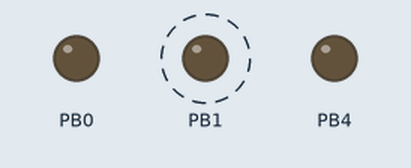
The sketch below on a simulated ATtiny85, built with avr-gcc and run on an emulated ATtiny85. On the bench: output pins drawn as LEDs (lit = HIGH). Dashed ring = blinking.

Above: at 0.15 s.
Timing chart, 0 to 3.5 s (numbered marks = the images above):
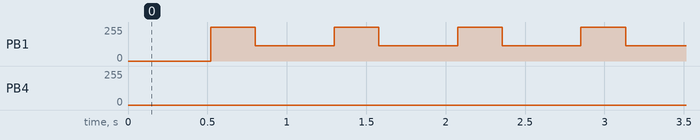

Measured:
- by itself, PB1: alternates 255/255 for 0.28 s and 115/255 for 0.50 s

The sketch:

_30_arduSerie_ATTiny85_three_PWM_output.ino
```cpp
// (licence header left out)
   /*
     ATtiny85 outputs
  */
const int Red = 0;
const int Green = 1;
const int Blue = 2;

volatile uint8_t* Port[] = {&OCR0A, &OCR0B, &OCR1B};

void setup() {

  /*
    DDRB — Port B Data Direction Register
    Port B Data Direction Register (controls the mode of all pins within port B)
    DDRB is 8 bits: [unused:unused:DDB5:DDB4:DDB3:DDB2:DDB1:DDB0]
    1<<DDB4: sets bit DDB4 (data-direction, port B, 4th pin), which puts pin 3 on ATtiny85 in output mode;
    1<<DDB1: sets bit DDB1 (data-direction, port B, 1th pin), which puts pin 6 on ATtiny85 in output mode;
    1<<DDB0: sets bit DDB0 (data-direction, port B, 0th pin), which puts pin 5 on ATtiny85 in output mode (Item 10.4.3 datasheet);
  */
  DDRB  |= (1 << DDB4) | (1 << DDB1) | (1 << DDB0);

  /*
    TCCR0A — Timer/Counter Control Register A
    Control Register A for Timer/Counter-0 (Timer/Counter-0 is configured using two registers: A and B)
    TCCR0A is 8 bits:[COM0A1:COM0A0:COM0B1:COM0B0:unused:unused:WGM01:WGM00]
    3<<COM0A0: sets bits COM0A0 and COM0A1, which (in Fast PWM mode) sets OC0A on compare-match, and clear OC0A at BOTTOM — inverting mode;
    3<<COM0B0: sets bits COM0B0 and COM0B1, which (in Fast PWM mode) sets OC0B on compare-match, and clear OC0B at BOTTOM — inverting mode (Table 11–3 datasheet);
    3<<WGM00: sets bits WGM00 and WGM01, which (when combined with WGM02 from TCCR0B below) enables Fast PWM mode (Table 11–5 datasheet)
  */
  TCCR0A = 3 << COM0A0 | 3 << COM0B0 | 3 << WGM00;

  /*
    TCCR0B — Timer/Counter Control Register B
    Control Register B for Timer/Counter-0 (Timer/Counter-0 is configured using two registers: A and B)
    TCCR0B is 8 bits: [FOC0A:FOC0B:unused:unused:WGM02:CS02:CS01:CS00]
    0<<WGM02: bit WGM02 remains clear, which (when combined with WGM00 and WGM01 from TCCR0A above) enables Fast PWM mode (Table 11–5 datasheet);
    3<<CS00: sets bits CS00 and CS01 (leaving CS02 clear), which tells Timer/Counter-0 to use a prescalar 64 (Table 11–6 datasheet).
  */
  TCCR0B = 0 << WGM02 | 3 << CS00;

  /*
    TCCR1 — Timer/Counter1 Control Register
    TCCR1 is 8 bits: [CTC1:PWM1A:COM1A1:COM1A0:CS13:CS12:CS11:CS10]
    0<<PWM1A: bit PWM1A remains clear, which prevents Timer/Counter-1 from using pin OC1A (which is shared with OC0B) pin 6;
    3<<COM1A0: sets bits COM1A0, COM1A1 compare match with compare register A in Timer/Counter1 — OC1A (Table 12–1 datasheet);
    7<<CS10: sets bit CS10, CS11 and CS12 which tells Timer/Counter-1 to use a prescalar of 64 (Table 12–5 datasheet).
  */
  TCCR1 = 0 << PWM1A | 3 << COM1A0 | 7 << CS10;

  /*
    GTCCR — General Timer/Counter1 Control Register
    GTCCR is 8 bits: [TSM:PWM1B:COM1B1:COM1B0:FOC1B:FOC1A:PSR1:PSR0]
    1<<PWM1B: sets bit PWM1B which enables the use of OC1B on pin 3
    3<<COM1B0: sets bit COM1B0 and COM1B1, which (when in PWM mode) sets the OC1B output line.
    Note that the corresponding direction control bit must be set (one) in order to control an output pin (Item 12.3.2 datasheet).
  */
  GTCCR = 1 << PWM1B | 3 << COM1B0;
}

  /*
    Sets colour Red=0 Green=1 Blue=2 to specified intensity 0 (off) to 255 (max)
  */
void SetColour (int colour, int intensity) {
  *Port[colour] = 255 - intensity;
}

  /*
    Update compare registers with red, green and blue values
    Mixing colors two by two in a well-paced fashion
    And finally a very brief pause so we can see all dacing collors
  */
void loop() {
  for (int colour = 0; colour < 3; colour++) {
    SetColour((colour + 2) % 3, 0);
    for (int i = 0; i <= 255; i++) {
      SetColour((colour + 1) % 3, i);
      SetColour(colour, 255 - i);
      delay(1);
    }
  }
}
```
